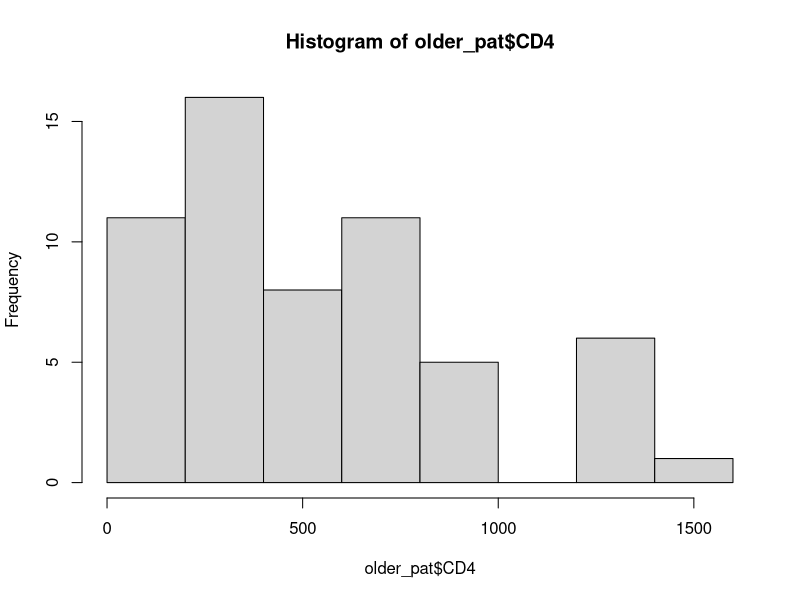

This chart was generated by the following R code:
hiv = read.csv("HIVNeurocognition.csv")

# check dimensions of dataframe
dim(hiv)

# check if fields are strings or integers
str(hiv)

# check mean, sd, five-number summary of Age
mean(hiv$Age)
sd(hiv$Age)
summary(hiv$Age)

# get frequency of races and their relative freq

# get summary of female patients
female_pat = hiv[hiv$Sex=='F',]
summary(female_pat)

# get summary of CD4 for older patients >= 50
older_pat = hiv[hiv$Age >= 50,]
summary(older_pat$CD4)

# plot histogram of CD4 for older patients >= 50
hist(older_pat$CD4)
